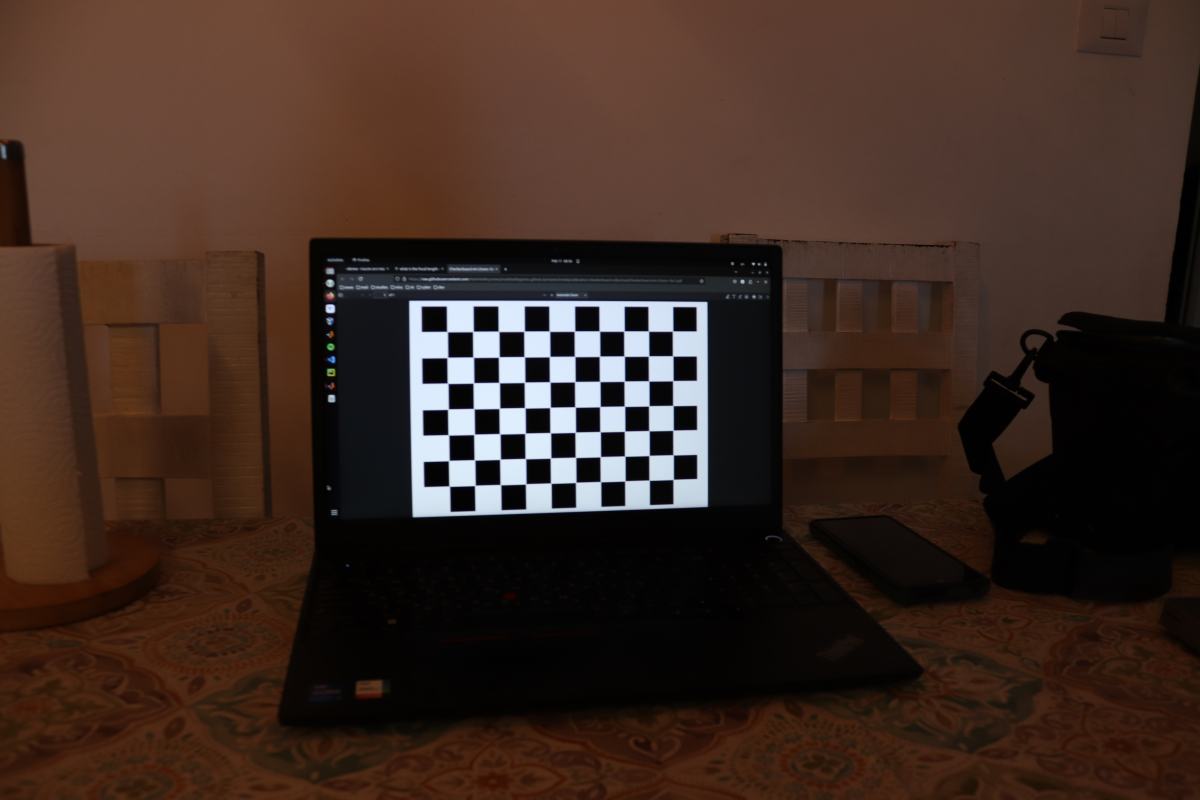
#> input picture CameraData/focal18mm_square20mm/IMG_1928.JPG, 6000 x 4000 px (shown at 1/5 size); its folder holds only this picture in this run
$ python CameraCalibration.py
#> lines starting #> are read from the running program, lines starting #| are printed output that depends on the picture; long printed decimals are rounded
import os
import numpy as np
import cv2
import glob
import matplotlib.pyplot as plt
from mpl_toolkits.mplot3d import Axes3D

class CameraCalibrator:
    def __init__(self, rows, cols, square_size, pixel_size_x, pixel_size_y, scale_factor):
        # Initialize calibrator with chessboard dimensions and square size
        self.rows = rows
        self.cols = cols
        self.square_size = square_size  # Size of a square in the chessboard (in your preferred unit)
        self.pixel_size_x = pixel_size_x
        self.pixel_size_y = pixel_size_y
        self.scale_factor = scale_factor
        self.criteria = (cv2.TERM_CRITERIA_EPS + cv2.TERM_CRITERIA_MAX_ITER, 30, 0.001)
        self.objp = self.create_objp()
        self.objpoints = []  # 3d point in real world space
        self.imgpoints = []  # 2d points in image plane.
        self.img_list = [] # list of images of which corners were detected
        self.mtx = None  # Camera matrix
        self.scaled_mtx = None
        self.dist = None  # Distortion coefficients
        self.rvecs = None  # Rotation vectors
        self.tvecs = None  # Translation vectors
        self.principal_point_mm = []
        self.focal_length_x_mm = []
        self.focal_length_y_mm = []


    def create_objp(self):
        # Create object points for the chessboard
        objp = np.zeros((self.rows * self.cols, 3), np.float32)
        objp[:, :2] = np.mgrid[0:self.cols, 0:self.rows].T.reshape(-1, 2) * self.square_size
        return objp

    def resize_image(self, image):
        h, w = image.shape[:2]
        aspect_ratio = w / h

        new_width = int(self.scale_factor * w)
        new_height = int(new_width / aspect_ratio)

        return cv2.resize(image, (new_width, new_height), interpolation=cv2.INTER_AREA)

    def imshow(self, img, win_resize=True):
        if win_resize:
            cv2.namedWindow('img',cv2.WINDOW_NORMAL)
            cv2.resizeWindow('img', 1200,800)
        cv2.imshow('img', img)
        cv2.waitKey(100)


    def find_corners(self, image_path):
        # Find chessboard corners in the given image
        img = cv2.imread(image_path)
        resized_image = self.resize_image(img)
        gray = cv2.cvtColor(resized_image, cv2.COLOR_BGR2GRAY)
        flags = cv2.CALIB_CB_ADAPTIVE_THRESH + cv2.CALIB_CB_FAST_CHECK + \
            cv2.CALIB_CB_NORMALIZE_IMAGE + cv2.CALIB_CB_ACCURACY + cv2.CALIB_CB_EXHAUSTIVE
        ret, corners = cv2.findChessboardCornersSB(gray, (self.cols, self.rows), flags)
        if ret:
            print('Corners found in: ', image_path)
            self.objpoints.append(self.objp)
            corners2 = cv2.cornerSubPix(gray, corners, (11, 11), (-1, -1), self.criteria)
            self.img_list.append(image_path)
            self.imgpoints.append(corners2) # Store corners for each image
            cv2.drawChessboardCorners(resized_image, (self.cols, self.rows), corners2, ret)
            self.imshow(resized_image)
        else:
            print("Corners were not found in: ", image_path)
            self.imshow(resized_image)
        return gray.shape[::-1]

    def calibrate(self, image_size):
        # Perform camera calibration
        print('\nCalibrating camera instrinsics and extrinsics parameters...')
        ret, self.mtx, self.dist, self.rvecs, self.tvecs = cv2.calibrateCamera(
            self.objpoints, self.imgpoints, image_size, None, None)

        self.scaled_mtx = self.mtx.copy()
        self.scaled_mtx[0,0] /= self.scale_factor
        self.scaled_mtx[1,1] /= self.scale_factor
        self.scaled_mtx[0,2] /= self.scale_factor
        self.scaled_mtx[1,2] /= self.scale_factor

        self.focal_length_x_mm = self.scaled_mtx[0,0] * self.pixel_size_x * 1000
        self.focal_length_y_mm = self.scaled_mtx[1,1] * self.pixel_size_y * 1000
        self.principal_point_mm = (self.scaled_mtx[0,2] * self.pixel_size_x * 1000, self.scaled_mtx[1,2] * self.pixel_size_y * 1000)

    def calculate_error(self):
        # Calculate the reprojection error
        print('\nCalculating reprojection error...')
        mean_error = 0
        for i in range(len(self.objpoints)):
            imgpoints2, _ = cv2.projectPoints(self.objpoints[i], self.rvecs[i], self.tvecs[i], self.mtx, self.dist)
            error = cv2.norm(self.imgpoints[i], imgpoints2, cv2.NORM_L2)/len(imgpoints2)
            mean_error += error
        return mean_error / len(self.objpoints)

    def undistort_image(self, img_path, output_path):
        # Undistort an image using the calibration results
        img = cv2.imread(img_path)
        resized_image = self.resize_image(img)
        h, w = resized_image.shape[:2]
        newcameramtx, roi = cv2.getOptimalNewCameraMatrix(self.mtx, self.dist, (w, h), 1, (w, h))
        dst = cv2.undistort(resized_image, self.mtx, self.dist, None, newcameramtx)
        x, y, w, h = roi
        dst = dst[y:y+h, x:x+w]
        cv2.imwrite(output_path, dst)

    def draw_axis(self, img, corners, imgpts):
        # Draw 3D axis on the image
        corner = tuple(map(int, corners[0].ravel()))
        img = cv2.line(img, corner, tuple(map(int, imgpts[0].ravel())), (255,0,0), 5)
        img = cv2.line(img, corner, tuple(map(int, imgpts[1].ravel())), (0,255,0), 5)
        img = cv2.line(img, corner, tuple(map(int, imgpts[2].ravel())), (0,0,255), 5)
        return img

    def display_axis(self, image_path, index):
        # Display 3D axis on the image
        img = cv2.imread(image_path)
        resized_image = self.resize_image(img)
        # Use stored corners
        corners2 = self.imgpoints[index]

        # Use pre-calculated rvecs and tvecs
        rvec = self.rvecs[index]
        tvec = self.tvecs[index]

        # Project 3D points to image plane
        axis_length = self.square_size * 3  # Length of the axis arrows
        axis = np.float32([[axis_length,0,0], [0,axis_length,0], [0,0,-axis_length]]).reshape(-1,3)
        imgpts, _ = cv2.projectPoints(axis, rvec, tvec, self.mtx, self.dist)

        img = self.draw_axis(resized_image, corners2, imgpts)
        self.imshow(resized_image)

    def plot_camera_and_image_planes(self, image_size):
        fig = plt.figure(figsize=(12, 9))
        ax = fig.add_subplot(111, projection='3d')

        # Camera center
        ax.scatter(0, 0, 0, color='r', s=10, label='Camera Center')

        # Camera axes
        ax.quiver(0, 0, 0, 1, 0, 0, color='r', length=0.5)
        ax.quiver(0, 0, 0, 0, 1, 0, color='g', length=0.5)
        ax.quiver(0, 0, 0, 0, 0, 1, color='b', length=0.5)

        # Image plane
        width, height = self.principal_point_mm[0] * 2, self.principal_point_mm[1] * 2
        image_corners = np.array([
            [-width/2, -height/2, 1],
            [width/2, -height/2, 1],
            [width/2, height/2, 1],
            [-width/2, height/2, 1],
            [-width/2, -height/2, 1]
        ])
        ax.plot(image_corners[:, 0], image_corners[:, 1], image_corners[:, 2], 'k-', label='Image Plane')

        # Create chessboard corners
        board_size_x, board_size_y = (self.cols + 1) * self.square_size, (self.rows + 1) * self.square_size
        board_corners = np.array([
            [-self.square_size, -self.square_size, 0],
            [board_size_x - self.square_size, -self.square_size, 0],
            [board_size_x - self.square_size, board_size_y - self.square_size, 0],
            [-self.square_size, board_size_y - self.square_size, 0],
            [-self.square_size, -self.square_size, 0]
        ])

        print(f"\nBoard size: ({board_size_x, board_size_y}) mm")

        # Plot chessboard planes
        colors = plt.cm.rainbow(np.linspace(0, 1, len(self.rvecs)))
        for rvec, tvec, color, label in zip(self.rvecs, self.tvecs, colors, self.img_list):
            label = label[label.rfind("/")+1:label.rfind(".")]
            R, _ = cv2.Rodrigues(rvec)

            # Transform corners to camera coordinate system
            transformed_corners = np.dot(R, self.objp.T).T + tvec.T
            transformed_board_corners = np.dot(R, board_corners.T).T + tvec.T

            # Plot the transformed corners
            ax.scatter(transformed_corners[:, 0], transformed_corners[:, 1], transformed_corners[:, 2],
                    s=1, color=color, alpha=0.5)
            ax.text(transformed_corners[self.cols-1][0], transformed_corners[self.cols-1][1], transformed_corners[self.cols-1][2],
                    label,
                    fontsize=8,
                    color=color)

            # Plot the transformed chessboard corners
            ax.plot(transformed_board_corners[:, 0], transformed_board_corners[:, 1], transformed_board_corners[:, 2],
                    color=color, alpha=0.5)

        ax.set_xlabel('X')
        ax.set_ylabel('Y')
        ax.set_zlabel('Z')
        ax.legend()
        ax.set_title('Camera and Chessboard Planes')
        ax.set_aspect('equal')
        plt.show()


def main():
    # Main function to run the camera calibration process
    images_root_path = "CameraData/"
    images_path = images_root_path + "focal18mm_square20mm/"
    file_type = "*.JPG"
    # file_type = "*.jpg"
    # file_type = "*.png"
    # file_type = "*.tiff"
    results_path = "results/"

    # Check if directories exist, if not create them
    for path in [images_path, results_path, results_path + images_path]:
        if not os.path.exists(path):
            os.makedirs(path)
            print(f"Created directory: {path}")
        else:
            # print(f"Directory already exists: {path}")
            pass

    rows = 7 # number of corners in a arow
    cols = 10 # number of corners in a column
    square_size = 20.0  # Size of a square in millimeters
    scale_factor = 1.0 # scale the image
    pixel_size_x = 3.72  # pixel size in the x-direction in microns
    pixel_size_y = 3.72  # pixel size in the y-direction in microns

    calibrator = CameraCalibrator(rows, cols, square_size, pixel_size_x * 10**-6, pixel_size_y * 10**-6, scale_factor)

    images = glob.glob(images_path + file_type)
    images = images[:] # limit number of images in dataset
    image_size = None
    print('Finding chessboard corners...')
    for fname in images:
        image_size = calibrator.find_corners(fname)
#> in find_corners, img is the input picture: shape (4000, 6000, 3); mean B, G, R 33.9, 42.5, 61.7
#> in find_corners, `gray = cv2.cvtColor(resized_image, cv2.COLOR_BGR2GRAY)`:
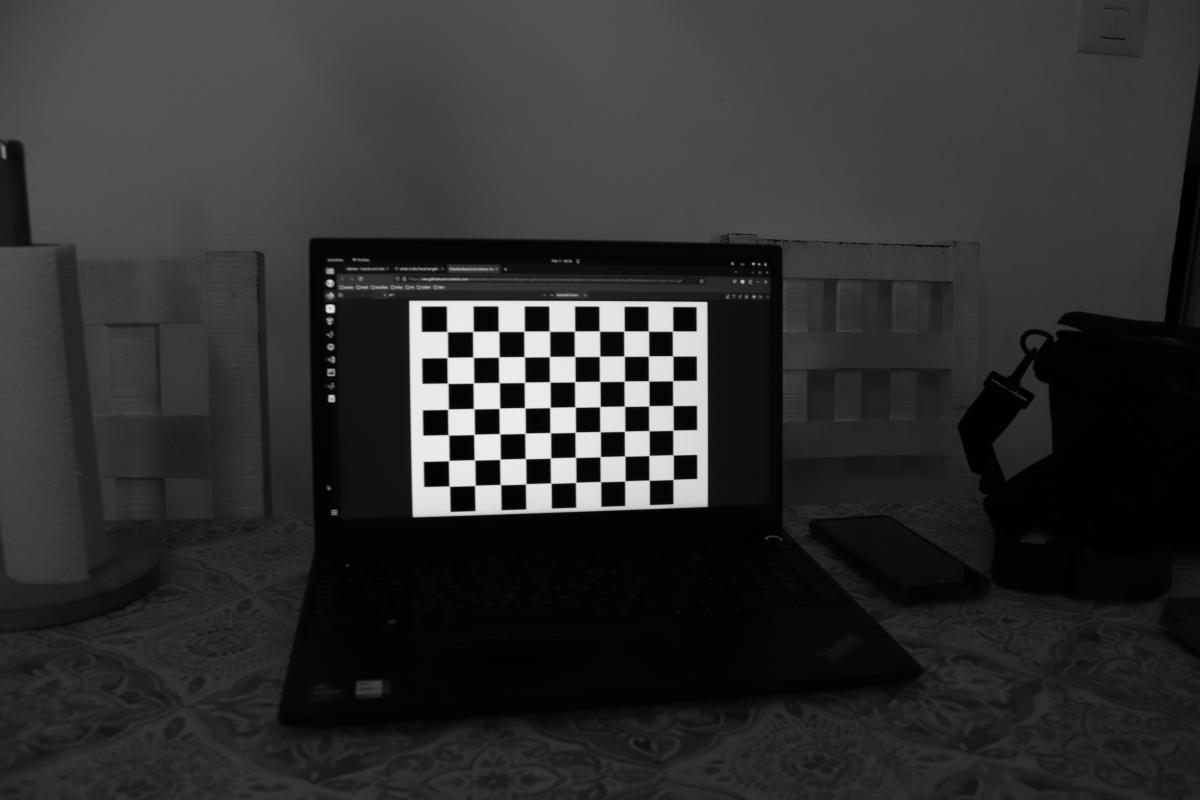
#> gray: shape (4000, 6000) (shown at 1/5 size); min 0, max 240, mean 47.3
#> in find_corners, `ret, corners = cv2.findChessboardCornersSB(gray, (self.cols, self.rows..`: ret = True; corners = 70 rows, first 8: [3367.7, 2399], [3247.7, 2402.8], [3126.4, 2406.5], [3004.2, 2410.2], [2880.5, 2414], [2755.9, 2417.7], [2630.3, 2421.5], [2503.8, 2425.1]
#> in find_corners, `corners2 = cv2.cornerSubPix(gray, corners, (11, 11), (-1, -1), self.cr..`: corners2 = 70 rows, first 8: [3368.1, 2399.1], [3248.1, 2403.1], [3126.4, 2406.6], [3004.6, 2410.6], [2880.6, 2414], [2756, 2417.8], [2630.2, 2421.6], [2503.6, 2425.1]
#> image_size = (6000, 4000)

    cv2.destroyAllWindows()

    print(f"\nCorners were found in {len(calibrator.img_list)} out of {len(images)} images")

    calibrator.calibrate(image_size)
#> in calibrate, `ret, self.mtx, self.dist, self.rvecs, self.tvecs = cv2.calibrateCamera..`: ret = 0.321; self.mtx = [[5585.2, 0, 2839], [0, 5491.6, 2279.4], [0, 0, 1]]; self.dist = [[-0.0404, -16.76, -0.00305, 0.0155, 459.9]]; self.rvecs = ([-0.365, -0.0982, 3.1],); self.tvecs = ([84.31, 19.47, 892.4],)
#> in calibrate, `self.scaled_mtx = self.mtx.copy()`: self.scaled_mtx has the same summary as self.mtx
#> in calibrate, `self.focal_length_x_mm = self.scaled_mtx[0,0] * self.pixel_size_x * 1000`: self.focal_length_x_mm = 20.78
#> in calibrate, `self.focal_length_y_mm = self.scaled_mtx[1,1] * self.pixel_size_y * 1000`: self.focal_length_y_mm = 20.43
#> in calibrate, `self.principal_point_mm = (self.scaled_mtx[0,2] * self.pixel_size_x * ..`: self.principal_point_mm = (10.56, 8.48)

    print(f"\nCamera intrinsics: \n{calibrator.scaled_mtx}")
#| Camera intrinsics:
#| [[5.58517838e+03 0.00000000e+00 2.83903000e+03]
#|  [0.00000000e+00 5.49162594e+03 2.27943698e+03]
#|  [0.00000000e+00 0.00000000e+00 1.00000000e+00]]

    print(f"\nFocal length X = {np.round(calibrator.focal_length_x_mm, 4)} mm")
#| Focal length X = 20.7769 mm
    print(f"Focal length Y = {np.round(calibrator.focal_length_y_mm, 4)} mm")
#| Focal length Y = 20.4288 mm
    print(f"Principal point = {np.round(calibrator.principal_point_mm, 4)} mm")
#| Principal point = [10.5612  8.4795] mm

    total_error = calibrator.calculate_error()
#> the loop in calculate_error, `for i in range(len(self.objpoints)):` made 1 pass
#> (error, mean_error) on pass 1: (0.0383, 0.0383)
#> after the loop in calculate_error, `for i in range(len(self.objpoints)):`: mean_error = 0.0383
#> total_error = 0.0383
    print(f"Total error: {total_error}")
#| Total error: 0.03834

    print(f"\nCamera extrinsics:")
    for i in range(len(calibrator.tvecs)):
        print(f"File name: {calibrator.img_list[i]}")
        print(f"Translation: {calibrator.tvecs[i].flatten()}")
        print(f"Rotation: {calibrator.rvecs[i].flatten()}\n")
#> this loop made 1 pass
#| File name: CameraData/focal18mm_square20mm/IMG_1928.JPG
#| Translation: [ 84.306  19.465 892.415]
#| Rotation: [-0.3654 -0.09816  3.101]

    # Undistort images
    print('\nUndistorting images...')
    for fname in calibrator.img_list:
        calibrator.undistort_image(fname, results_path + fname)
#> in undistort_image, `newcameramtx, roi = cv2.getOptimalNewCameraMatrix(self.mtx, self.dist,..`: newcameramtx = [[29219, 0, 3003.2], [0, 9801.7, 1388], [0, 0, 1]]; roi = (2563, 1311, 749, 172)
#> in undistort_image, `dst = cv2.undistort(resized_image, self.mtx, self.dist, None, newcamer..`:
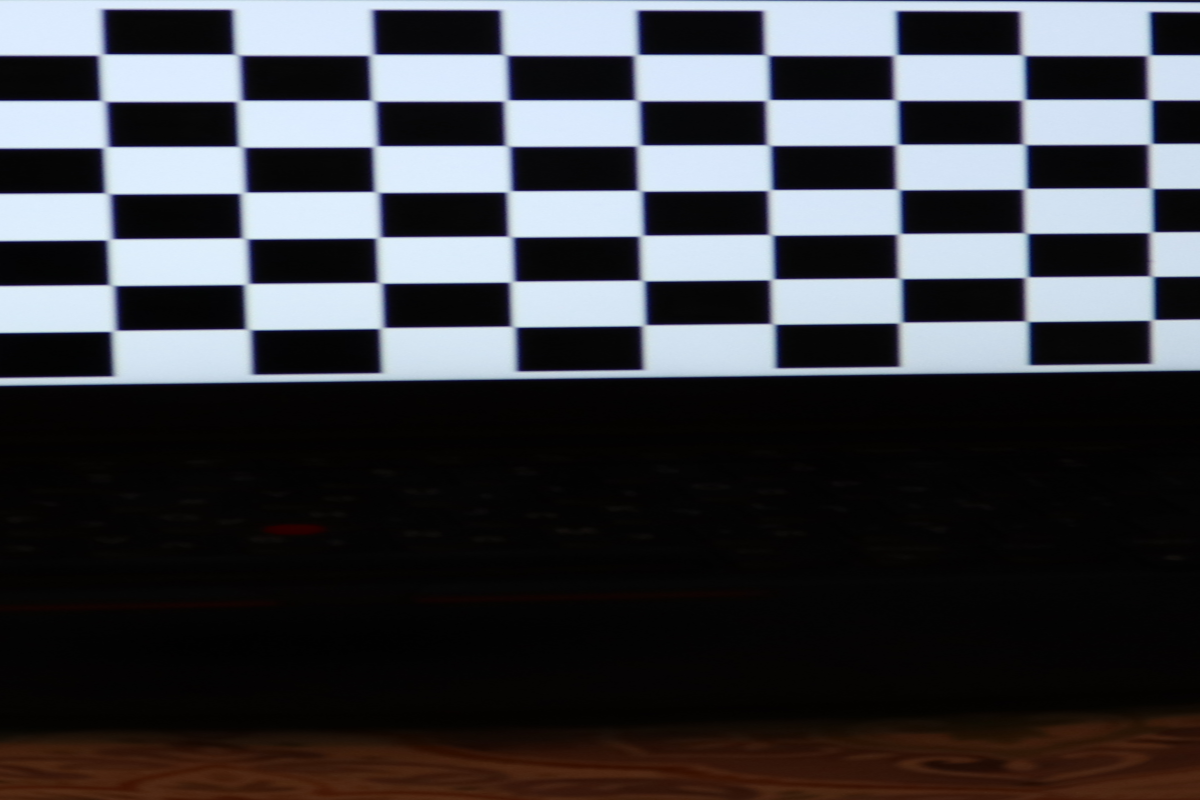
#> dst: shape (4000, 6000, 3) (shown at 1/5 size); mean B, G, R 69, 64.4, 63.4
#> in undistort_image, `x, y, w, h = roi`: x = 2563; y = 1311; w = 749; h = 172
#> in undistort_image, `dst = dst[y:y+h, x:x+w]`:
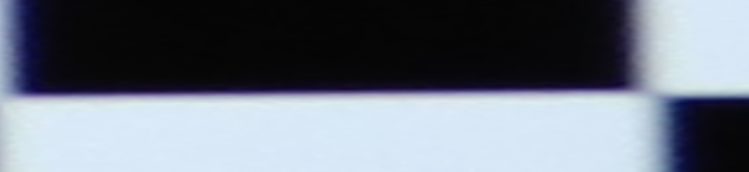
#> dst: shape (172, 749, 3); mean B, G, R 128.3, 116.8, 109.7


    # Display axis on all images
    print('\nDisplaying axes...')
    for i, fname in enumerate(calibrator.img_list):
        calibrator.display_axis(fname, i)
#> in display_axis, `rvec = self.rvecs[index]`: rvec = [-0.365, -0.0982, 3.1]
#> in display_axis, `tvec = self.tvecs[index]`: tvec = [84.31, 19.47, 892.4]
#> in display_axis, `imgpts, _ = cv2.projectPoints(axis, rvec, tvec, self.mtx, self.dist)`: imgpts = [[3004.3, 2410.4], [3366.9, 2029.2], [3498.8, 2431.3]]
#> in draw_axis, `corner = tuple(map(int, corners[0].ravel()))`: corner = (3368, 2399)

    cv2.destroyAllWindows()

    # Plot 3D visualization of camera and image planes
    print('Plotting 3D visualization...')
    calibrator.plot_camera_and_image_planes(image_size)
#> in plot_camera_and_image_planes, `width, height = self.principal_point_mm[0] * 2, self.principal_point_m..`: width = 21.12; height = 16.96
#> in plot_camera_and_image_planes, `image_corners = np.array([ [-width/2, -height/2, 1], [width/2, -height..`: image_corners = [[-10.56, -8.48, 1], [10.56, -8.48, 1], [10.56, 8.48, 1], [-10.56, 8.48, 1], [-10.56, -8.48, 1]]
#> in plot_camera_and_image_planes, `colors = plt.cm.rainbow(np.linspace(0, 1, len(self.rvecs)))`: colors = [[0.5, 0, 1, 1]]
#> the loop in plot_camera_and_image_planes, `for rvec, tvec, color, label in zip(self.rvecs, self.tvecs, colors, se..` made 1 pass
#> (rvec, tvec, color, label) on pass 1: ([-0.365, -0.0982, 3.1], [84.31, 19.47, 892.4], [0.5, 0, 1, 1], 'IMG_1928')
#> in plot_camera_and_image_planes, `plt.show()`:
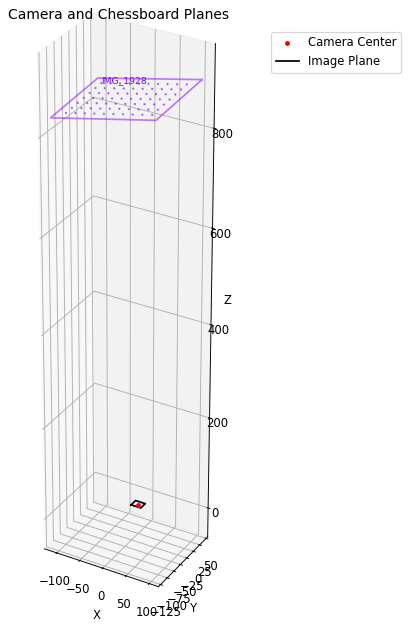
#> figure drawn by matplotlib, 1 panel

if __name__ == "__main__":
    # Clear the console and run the main function
    os.system('cls' if os.name == 'nt' else 'clear')
    print("------------------- Camera Calibration -------------------")
    main()
